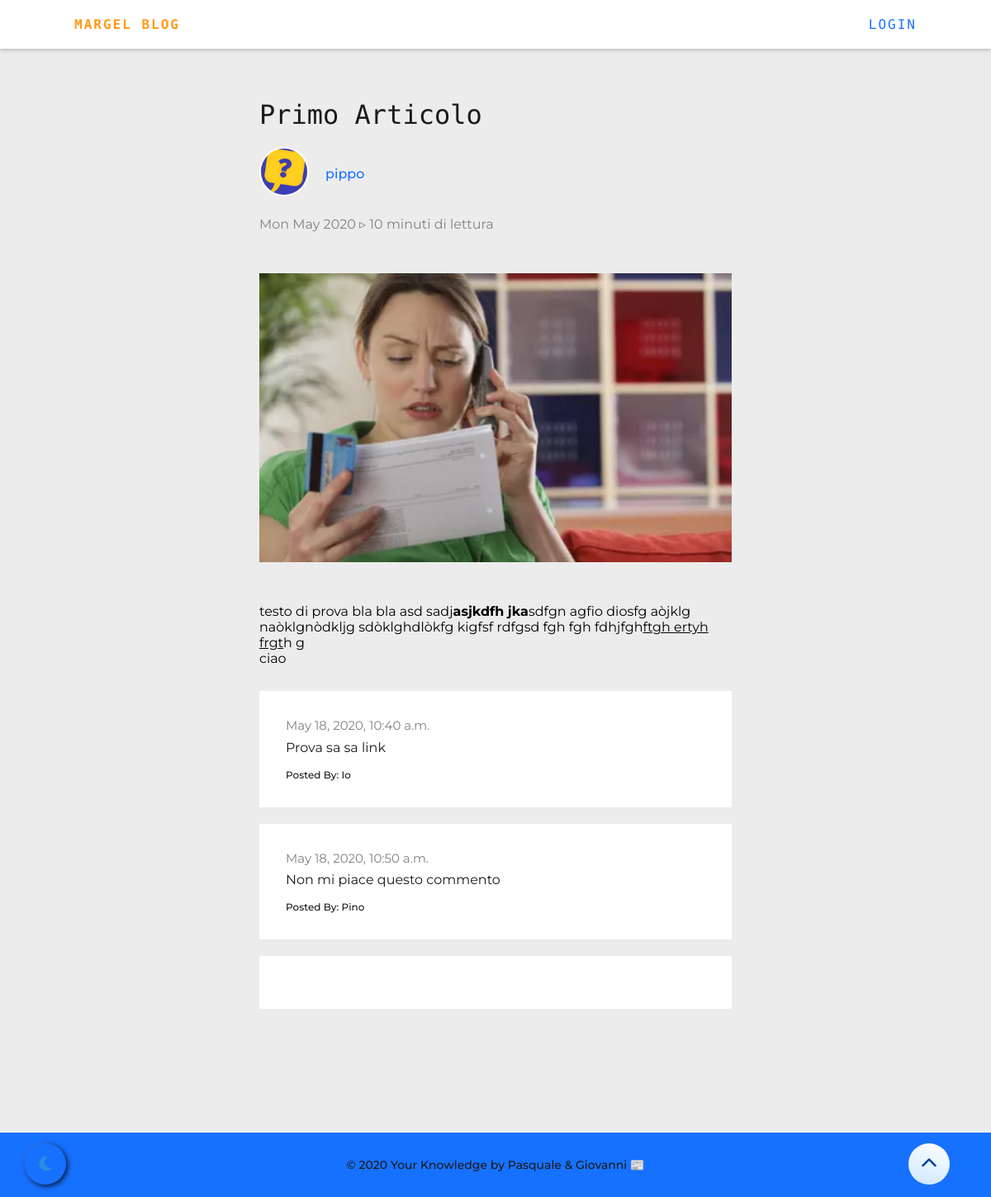
/blog/article/1, run on the app's committed database.
### blog_app/models.py (models this page shows, shortened)
class Article(models.Model):
    author = models.ForeignKey('auth.user', on_delete=models.CASCADE)
    title = models.CharField(max_length=100)
    content = models.TextField()
    image = models.ImageField(upload_to='article_pics', blank=True)
    pub_date = models.DateTimeField('date published', blank=True, null=True)
    create_date = models.DateTimeField(default=timezone.now)
    category = models.ForeignKey(Category, on_delete=models.CASCADE, blank=True)
    tag = models.ManyToManyField(Tag)
    pin = models.BooleanField(default=False)

class Category(models.Model):
    cat_name = models.CharField(max_length=50, verbose_name='Category')
    image = models.ImageField(upload_to='category_pics', blank=True)
    def __str__(self):
        return self.cat_name

class Comment(models.Model):
    article = models.ForeignKey(Article, related_name='comments', on_delete=models.CASCADE)
    author = models.CharField(max_length=200)
    text = models.TextField()
    create_date = models.DateTimeField(default = timezone.now)
    approved_comment = models.BooleanField(default=False)

### blog_app/views.py (the view)
# urls.py: path('article/<int:pk>', views.ArticleDetailView.as_view(), name='article_detail'),
class ArticleDetailView(DetailView):
    model = Article

### templates/blog_app/article_detail.html (shortened to what this page needs)
{% extends 'blog_app/base.html' %} {% block main_content %}
<div class="reading-container">
  <div class="header-reading">
    <div class="title">
      <h1>
        {{article.title}}
      </h1>
    </div>
    <div class="sub-header">
      <div class="category-avatar">
        <a href="{% url 'blog_app:category_list' article.category.cat_name %}" class="category-name">
          <img
            src="{% if article.category.image %}{{article.category.image.url}}{% endif %}"
            alt="{{article.category}} category"
            class="avatar"
          />
        </a>
      </div>
      <div class="category-name-area">
        <a href="{% url 'blog_app:category_list' article.category.cat_name %}" class="category-name">{{article.category}}</a>
      </div>
    </div>
    <div class="sub-header-date">
      {% if article.pub_date %}
      <time datetime="202-04-24">
        {{article.pub_date|date:"D M Y"}}
      </time>
      {% else %}
      <a class="btn btn-text-primary" href="{% url 'blog_app:article_publish' pk=article.pk %}">
        Publish
      </a>
      {% endif %}
      <span class="time-reading">&triangleright; 10 minuti di lettura</span>
    </div>
  </div>
  <div class="image-reading">
    {% if article.image %}
    <img src="{{article.image.url}}" />
    {% endif %}
  </div>
  <div class="content">
    {{article.content|safe|linebreaksbr}}
  </div>
  <div class="content">
    {% for comment in article.comments.all %}
      <div class="comment">
        {% if user.is_authenticated or comment.approved_comment %}
        <div class="comment-date">
         {{comment.create_date}}
        </div>
        <div class="comment-cont-auth">
        <div class="comment-text" >
          {{comment.text|safe|linebreaks}}
        </div>
        <div class="comment-author">
          <p> Posted By: {{comment.author}}</p>
        </div>
        </div>
       {% endif %}
      </div>
      {% empty %}
      <p>No Comments</p>
    {% endfor %}
  </div>
</div>
{% endblock %}

### static/css/style.css (style rules this page uses)
:root { --text: rgb(27, 27, 27); --white: #fff; --grey: #ececec; --grey2: #dfdede; --grey3: rgb(129, 129, 129); --azzurro: #cbe7ff; --azzurro2: rgba(56, 153, 209, 0.7); --azzurro3: #1797ff; --azzurro4: #1771ff; --azzurro5: #0a43a0; --accent: #ff9a17; --gradient-azzurro: linear-gradient(200deg, #1771ff, rgba(56, 153, 209, 0.7)); --gradient-white: linear-gradient(200deg, #fff, #cbe7ff); --top-title: #1771ff; --top-title2: #ececec; --top-title-hover: #fff; --footer: #1771ff; }
* { padding: 0; margin: 0; box-sizing: border-box; }
html { font-family: "Montserrat", sans-serif; font-size: 10px; }
body { font-size: 1.6rem; width: 100%; height: 100%; background-color: var(--grey); }
p { color: var(--text); }
a { text-decoration: none; color: var(--text); }
h1, h2, h3, h4, h5, h6 { font-family: "DM Mono", monospace; color: var(--text); }
.content { margin-bottom: 3rem; }
.reading-container { margin: 0 auto; display: block; padding: 2rem 2rem; }
.header-reading { padding-bottom: 5rem; }
.header-reading h1 { font-weight: 400; color: var(--text); }
.header-reading .sub-header { display: flex; align-items: center; margin: 2rem 3rem 2rem 0; }
.sub-header img { width: 6rem; height: 6rem; border-radius: 50%; border: 2px solid var(--white); margin-right: 2rem; }
.sub-header .category-name { font-weight: 500; color: var(--top-title); }
.sub-header-date { color: var(--grey3); }
.image-reading { position: relative; overflow: hidden; margin-bottom: 5rem; }
.image-reading img { position: absolute; top: 0; left: 0; width: 100%; height: 100%; object-fit: cover; object-position: center center; opacity: 1; transition: opacity 500ms ease 0s; }
@media screen and (min-width: 769px) { .image-reading { height: 35rem; } }
@media screen and (min-width: 769px) { .reading-container { width: 80%; } }
@media screen and (min-width: 1024px) { .reading-container { width: 60%; } }
.comment { flex-direction: column; padding: 2em; margin: 2rem 0; background: var(--white); }
.comment-date { order: 1; margin-bottom: 0.5em; font-size: 1.5rem; color: var(--grey3); }
.comment-cont-auth { order: 2; }
.comment-text { margin-bottom: 1em; }
.comment-author { font-weight: 500; font-size: 1.2rem; }

### data on the page
Article: title "Primo Articolo", category.image (picture), category "pippo", pub_date "Mon May 2020", image (picture), content "testo di prova bla bla asd sadj asjkdfh jka sdfgn agfio diosfg aòjklg naòklgnòdkljg sdòklghdlòkfg kigfsf rdfgsd fgh fgh fdhjfgh ftgh ertyh frgt h g ciao"
Comment: create_date "May 18, 2020, 10:40 a.m.", text "Prova sa sa link", author "Io"
Comment: create_date "May 18, 2020, 10:50 a.m.", text "Non mi piace questo commento", author "Pino"
